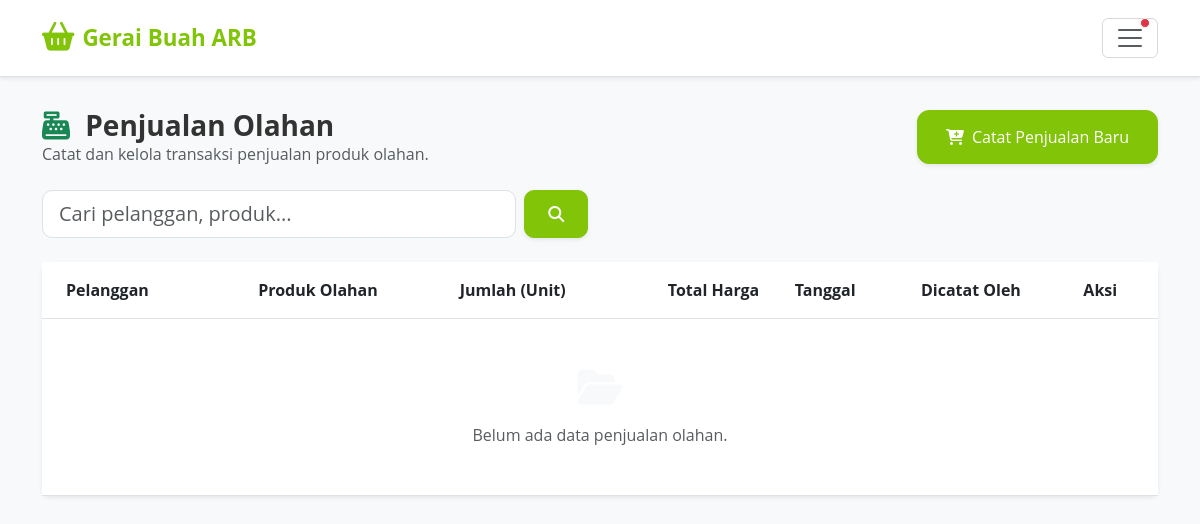
Before: /karyawan/penjualan-olahan/ (signed in) with the older database file.
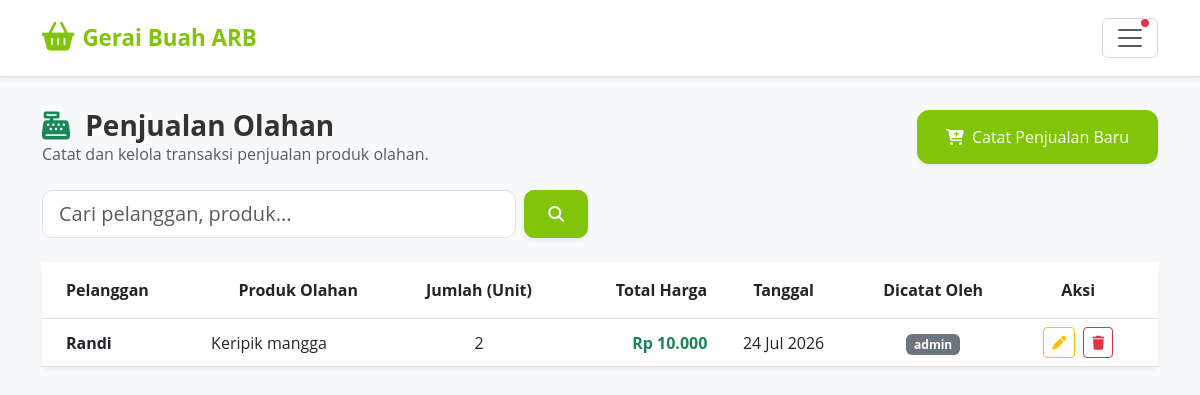
After: the same page with the newer database file.
### core/models.py (models this page shows, shortened)
class PenjualanOlahan(models.Model):
    idPenjualanOlahan = models.AutoField(primary_key=True)
    nama_pelanggan = models.CharField(max_length=150, null=True, blank=True, verbose_name="Nama Pelanggan")
    idProdukOlahan = models.ForeignKey(ProdukOlahan, on_delete=models.CASCADE, verbose_name="Produk Olahan")
    qty = models.IntegerField(verbose_name="Kuantitas (Unit)")
    tanggal = models.DateTimeField(auto_now_add=True, verbose_name="Tanggal Penjualan")
    pencatat = models.CharField(max_length=150, verbose_name="Dicatat Oleh")
    bukti_pembelian = models.ImageField(upload_to='bukti_olahan/', null=True, blank=True, verbose_name="Bukti Pembayaran")
    class Meta:
        verbose_name = "Penjualan Olahan"
        verbose_name_plural = "Penjualan Olahan"

class ProdukOlahan(models.Model):
    idProdukOlahan = models.AutoField(primary_key=True)
    idDetailPengadaan = models.ForeignKey(
        DetailPengadaan, on_delete=models.PROTECT,
        related_name='produk_olahan',
        verbose_name='Batch Bahan'
    )
    nama_produk = models.CharField(max_length=100, verbose_name='Nama Produk Olahan')
    qty_bahan_dipakai = models.IntegerField(verbose_name='Bahan Dipakai (kg)')
    qty_produk_jadi = models.IntegerField(verbose_name='Produk Jadi (unit)')
    harga_jual_per_unit = models.DecimalField(
        max_digits=8, decimal_places=2,
        verbose_name='Harga Jual per Unit (ribu Rp)'
    )
    total_pendapatan = models.DecimalField(
        max_digits=10, decimal_places=2, default=0,
        verbose_name='Total Pendapatan (ribu Rp)'
    )
    tanggal = models.DateField(auto_now_add=True, verbose_name='Tanggal Olah')
    catatan = models.TextField(blank=True, default='', verbose_name='Catatan')
    idKaryawan = models.ForeignKey(
        Karyawan, on_delete=models.SET_NULL, null=True, blank=True,
        verbose_name='Dicatat Oleh'
    )
    class Meta:
        verbose_name = 'Produk Olahan'
        verbose_name_plural = 'Produk Olahan'
        ordering = ['-tanggal']

### core/karyawan_views.py (the view)
# urls.py: path('penjualan-olahan/', karyawan_views.penjualan_list, name='karyawan_penjualan_list'),
@karyawan_required
def penjualan_list(request):
    q = request.GET.get('q', '').strip()
    penjualan_items = PenjualanOlahan.objects.select_related('idProdukOlahan').order_by('-tanggal')
    if q:
        penjualan_items = penjualan_items.filter(Q(nama_pelanggan__icontains=q) | Q(idProdukOlahan__nama_produk__icontains=q) | Q(pencatat__icontains=q))
    olahans = ProdukOlahan.objects.filter(qty_produk_jadi__gt=0)
    context = {
        'penjualan_items': penjualan_items,
        'q': q,
        'olahans': olahans,
    }
    return render(request, 'core/karyawan/penjualan_list.html', context)

### core/context_processors.py (called while the page is built, shortened)
def kesegaran_alert(request):
    kritis_buah = []
    peringatan_buah = []
    total_alerts = 0
    default_context = {
        'kritis_buah': kritis_buah,
        'peringatan_buah': peringatan_buah,
        'total_alerts': total_alerts,
    }
    if not request.user.is_authenticated or not request.user.is_staff:
        return default_context
    from django.urls import resolve
    try:
        resolved = resolve(request.path)
        if resolved.url_name != 'index' or not resolved.app_name == 'admin':
            return default_context
    except Exception:
        return default_context

def global_karyawan_alerts(request):
    badge_pesanan_baru = Pembelian.objects.filter(statusPembelian='Menunggu').count()
    return {
        'badge_pesanan_baru': badge_pesanan_baru
    }

### core/karyawan_views.py (called while the page is built)
def karyawan_required(view_func):
    @wraps(view_func)
    def _wrapped_view(request, *args, **kwargs):
        if 'karyawan_id' not in request.session:
            messages.error(request, 'Silakan login terlebih dahulu untuk mengakses portal karyawan.')
            return redirect('karyawan_login')
        return view_func(request, *args, **kwargs)
    return _wrapped_view

### core/templates/core/karyawan/penjualan_list.html (shortened to what this page needs)
{% extends 'core/karyawan/base.html' %}
{% load humanize %}
{% block content %}
<div class="row mb-4 align-items-center">
    <div class="col-12 col-md-6 mb-3 mb-md-0">
        <h3 class="fw-bold m-0"><i class="fa-solid fa-cash-register text-success me-2"></i> Penjualan Olahan</h3>
        <p class="text-muted m-0 fs-6">Catat dan kelola transaksi penjualan produk olahan.</p>
    </div>
    <div class="col-12 col-md-6 text-md-end">
        <button type="button" class="btn btn-brand-success btn-lg touch-btn shadow-sm" data-bs-toggle="modal" data-bs-target="#modalTambahPenjualan" style="padding: 14px 28px; border-radius: 12px;">
            <i class="fa-solid fa-cart-plus me-2"></i> Catat Penjualan Baru
        </button>
    </div>
</div>
<div class="row mb-4">
    <div class="col-12 col-md-6">
        <form method="GET" action="" class="d-flex gap-2">
            <input type="text" name="q" value="{{ q }}" class="form-control form-control-lg" placeholder="Cari pelanggan, produk..." style="border-radius: 10px;">
            <button type="submit" class="btn btn-brand-success touch-btn px-4 shadow-sm" style="border-radius: 10px;">
                <i class="fa-solid fa-magnifying-glass"></i>
            </button>
        </form>
    </div>
</div>
<div class="card shadow-sm border-0 rounded-3">
    <div class="table-responsive">
        <table class="table table-hover align-middle mb-0" style="min-width: 800px;">
            <thead class="text-white text-center align-middle" style="background-color: #81C408 !important;">
                <tr>
                    <th class="py-3 text-start ps-4">Pelanggan</th>
                    <th class="py-3">Produk Olahan</th>
                    <th class="py-3 text-center">Jumlah (Unit)</th>
                    <th class="py-3 text-end">Total Harga</th>
                    <th class="py-3 text-center">Tanggal</th>
                    <th class="py-3 text-center">Dicatat Oleh</th>
                    <th class="py-3 text-center pe-4">Aksi</th>
                </tr>
            </thead>
            <tbody>
                {% for jual in penjualan_items %}
                <tr>
                    <td class="ps-4 fw-bold text-dark">{{ jual.nama_pelanggan|default:"-" }}</td>
                    <td>{{ jual.idProdukOlahan.nama_produk }}</td>
                    <td class="text-center">{{ jual.qty }}</td>
                    <td class="text-end fw-bold text-success">
                        Rp {% widthratio jual.qty 1 jual.idProdukOlahan.harga_jual_per_unit as total %}
                        {{ total|intcomma }}
                    </td>
                    <td class="text-center">{{ jual.tanggal|date:"d M Y" }}</td>
                    <td class="text-center"><span class="badge bg-secondary">{{ jual.pencatat }}</span></td>
                    <td class="text-center pe-4">
                        <div class="d-flex justify-content-center gap-2">
                            <button class="btn btn-sm btn-outline-warning" data-bs-toggle="modal" data-bs-target="#modalEditPenjualan{{ jual.pk }}" title="Edit">
                                <i class="fa-solid fa-pen"></i>
                            </button>
                            <button class="btn btn-sm btn-outline-danger" onclick="konfirmasiHapus('formHapusJual{{ jual.pk }}')" title="Hapus">
                                <i class="fa-solid fa-trash"></i>
                            </button>
                        </div>
                    </td>
                </tr>
                {% empty %}
                <tr>
                    <td colspan="7" class="text-center py-5 text-muted">
                        <i class="fa-solid fa-folder-open fs-1 mb-3 text-light"></i><br>
                        Belum ada data penjualan olahan.
                    </td>
                </tr>
                {% endfor %}
            </tbody>
        </table>
    </div>
</div>
{% endblock %}

Changed rows visible on the page:
added PenjualanOlahan: nama_pelanggan "Randi", idProdukOlahan.nama_produk "Keripik mangga", qty "2", total "10.000", tanggal "24 Jul 2026", pencatat "admin"
Other visible differences:
text no longer shown: "Belum ada data penjualan olahan."
